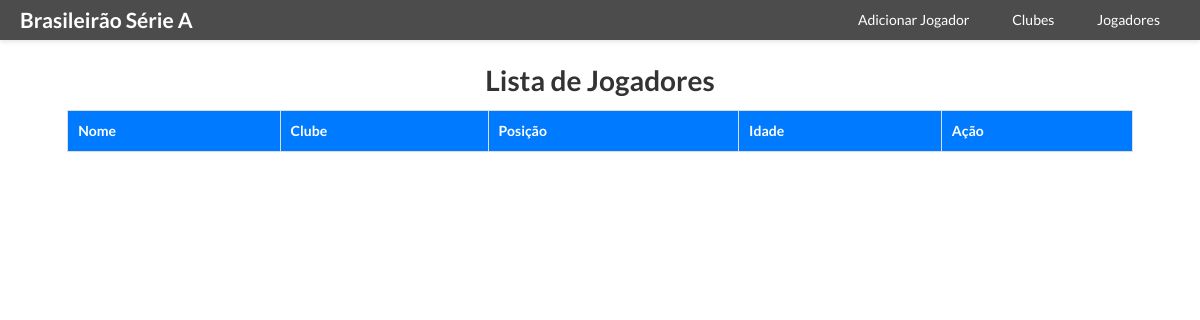
The page /pag_jogadores.php on the database as committed earlier.
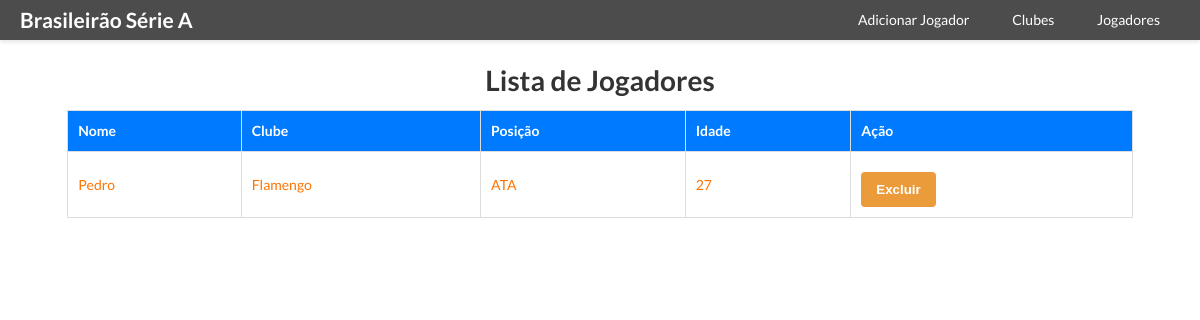
The same page on the database as committed later.
### tables this page shows
CREATE TABLE IF NOT EXISTS `jogadores` (
    `id` INT(11) NOT NULL AUTO_INCREMENT,
    `nome` VARCHAR(255) NOT NULL,
    `idade` INT(11) NOT NULL,
    `posicao` VARCHAR(100) NOT NULL,
    `img` LONGBLOB NOT NULL,
    `clube` VARCHAR(255) NOT NULL,
    `reg_date` TIMESTAMP DEFAULT CURRENT_TIMESTAMP ON UPDATE CURRENT_TIMESTAMP,
    PRIMARY KEY (`id`)
);

### Jogador.php (called while the page is built, shortened)
<?php
class Jogador
{
    private $mysql;
    public function __construct(mysqli $mysql)
    {
        $this->mysql = $mysql;
    }
    public function get_jogadores(): array
    {
        $sql = 'SELECT id, nome, idade, posicao, clube FROM jogadores';
        $resultado = $this->mysql->query($sql);
        $jogadores = $resultado->fetch_all(MYSQLI_ASSOC);
        return $jogadores;
    }
}

### pag_jogadores.php (the view, shortened to what this page needs)
<?php
require 'config.php';
require_once 'Jogador.php';
$jogador_obj = new Jogador($conn);
$jogadores = $jogador_obj->get_jogadores();
?>
<!DOCTYPE html>
<html lang="pt-BR">
<head>
    <link rel="stylesheet" href="https://cdnjs.cloudflare.com/ajax/libs/meyer-reset/2.0/reset.min.css">
    <link rel='stylesheet' href='https://cdn.jsdelivr.net/jquery.slick/1.6.0/slick.css'>
    <link rel='stylesheet' href='https://cdn.jsdelivr.net/jquery.slick/1.6.0/slick-theme.css'>
    <link rel="stylesheet" href="./style.css">
</head>
<body>
    <div class="navbar">
        <div class="brand">Brasileirão Série A</div>
        <div>
            <a href="pag_cadastro.php">Adicionar Jogador</a>
            <a href="pag_clubes.php">Clubes</a>
            <a href="pag_jogadores.php">Jogadores</a>
        </div>
    </div>
    <div class="container">
        <h1>Lista de Jogadores</h1>
        <table>
            <thead>
                <tr>
                    <th>Nome</th>
                    <th>Clube</th>
                    <th>Posição</th>
                    <th>Idade</th>
                    <th>Ação</th>
                </tr>
            </thead>
            <tbody>
                <?php foreach ($jogadores as $jogador): ?>
                    <tr>
                        <td><?= htmlspecialchars($jogador['nome']); ?></td>
                        <td><?= htmlspecialchars($jogador['clube']); ?></td>
                        <td><?= htmlspecialchars($jogador['posicao']); ?></td>
                        <td><?= htmlspecialchars($jogador['idade']); ?></td>
                        <td>
                            <form method="post" action="">
                                <button type="submit" name="excluir">Excluir</button>
                            </form>
                        </td>
                    </tr>
                <?php endforeach; ?>
            </tbody>
        </table>
    </div>
</body>
</html>

### style.css (style rules this page uses)
*, *:before, *:after { box-sizing: border-box; }
body { background: linear-gradient(to bottom, #8c7a7a 0%, #af877c 65%, #af877c 100%) fixed; background: url("https://s3-us-west-2.amazonaws.com/s.cdpn.io/195612/coc-background.jpg") no-repeat center center fixed; background-size: cover; font: 14px/20px "Lato", Arial, sans-serif; color: #9E9E9E; margin-top: 70px; }
.navbar { width: 100%; background-color: rgba(0, 0, 0, 0.7); position: fixed; top: 0; left: 0; display: flex; justify-content: space-between; align-items: center; padding: 10px 20px; box-shadow: 0 2px 4px rgba(0, 0, 0, 0.1); z-index: 1000; }
.navbar .brand { font-size: 1.5em; font-weight: bold; color: #fff; }
.navbar a { text-decoration: none; color: #fff; padding: 10px 20px; transition: color 0.3s; }
.container { width: 90%; margin: 0 auto; }
h1 { text-align: center; color: #333; }
table { width: 100%; border-collapse: collapse; margin-top: 20px; }
th, td { text-align: left; padding: 10px; border: 1px solid #ddd; color: #ff7300; }
th { background-color: #007bff; color: white; }
button[type="submit"] { padding: 10px 15px; margin-top: 10px; border: none; border-radius: 4px; background-color: #EC9B3B; color: white; font-weight: bold; cursor: pointer; }

Rows that differ between the two databases and show on the page:
added jogadores: nome "Pedro", clube "Flamengo", posicao "ATA", idade "27"
